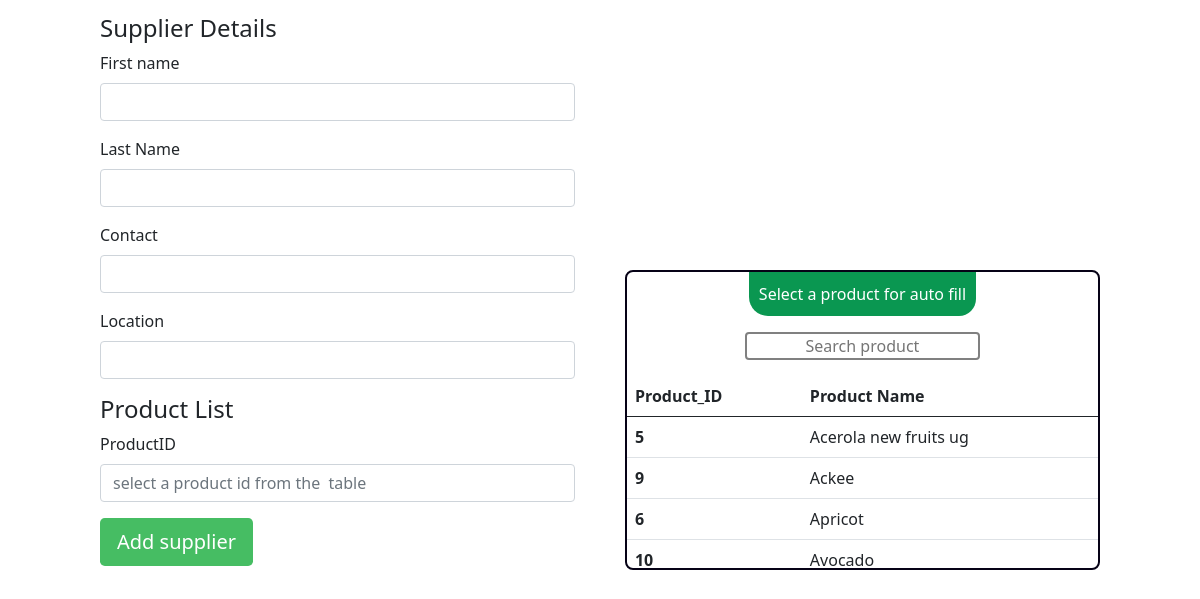
/pannels/Admin/suppliers/add_suppliers/add_suppliers.php, run on the app's committed database.
### tables this page shows
CREATE TABLE `products` (
  `product_id` int(11) NOT NULL,
  `product_name` varchar(300) DEFAULT NULL,
  `category` varchar(300) DEFAULT NULL,
  `buying_price` int(11) NOT NULL,
  `unitcost` int(11) DEFAULT NULL,
  `productImage` varchar(300) DEFAULT NULL,
  `expiry_date` date NOT NULL
);

### pannels/Admin/suppliers/add_suppliers/add_suppliers.php (the view, shortened to what this page needs)
<!DOCTYPE html>
<html lang="en">
<head>
    <link rel="stylesheet" href="add_suppliers.css">
    <link rel="stylesheet" href="bootstrap.css">
    <link href="https://cdn.jsdelivr.net/npm/bootstrap@5.0.2/dist/css/bootstrap.min.css" rel="stylesheet">
</head>
<body>
<div class="mainContainer">
<form action="addSupplierDatabaselogic.php" method="post">
                <h4>Supplier Details</h4>
                <div class="mb-3">
                    <label for="exampleInputEmail1" class="form-label">First name</label>
                    <input type="text" class="form-control" id="exampleInputEmail1" aria-describedby="emailHelp" autocomplete="off" required name="firstName">
                </div>
                <div class="mb-3">
                    <label for="exampleInputEmail1" class="form-label">Last Name</label>
                    <input type="text" class="form-control" id="exampleInputEmail1" aria-describedby="emailHelp" autocomplete="off" required name="lastName">
                </div>
                <div class="mb-3">
                    <label for="exampleInputEmail1" class="form-label">Contact</label>
                    <input type="text" class="form-control" id="exampleInputEmail1" aria-describedby="emailHelp" autocomplete="off" required name="contact">
                </div>
                <div class="mb-3">
                    <label for="exampleInputEmail1" class="form-label">Location</label>
                    <input type="text" class="form-control" id="exampleInputEmail1" aria-describedby="emailHelp" autocomplete="off" required name="location">
                </div>
                <h4>Product List</h4>
                <div class="mb-3">
                    <label for="exampleInputEmail1" class="form-label">ProductID</label>
                    <input type="number" class="form-control" id="productId" aria-describedby="emailHelp" autocomplete="off" required name="product_id" placeholder="select a product id from the  table">
                </div>
                <button type="submit" class="btn btn-lg" id="lightgreen">Add supplier</button>
        </form>
    <div class="productList">
        <p>Select a product for auto fill</p>
        <input type="text" placeholder="Search product" style="border-radius:4px;border:2px solid gray;outline:none;text-align:center;position:sticky;top:0;" id="searchPdt">
    <table class="table table-striped pdtList" >
    <table class="table">
  <thead>
    <tr>
      <th scope="col">Product_ID</th>
      <th scope="col">Product Name</th>
    </tr>
  </thead>
  <tbody id="tbBody">
    <?php
      try {
          include("../../../../assets/database_connect/database.php");
          $sql = "SELECT * FROM products order by product_name asc";
          $results = mysqli_query($conn, $sql);
          if ($results) {
              if (mysqli_num_rows($results) > 0) {
                  while ($row = mysqli_fetch_assoc($results)) {
                      echo "
                      <tr class='tbRow'>
                          <th scope='row' class='tbData'>{$row['product_id']}</th>
                          <td class='tbData'>{$row['product_name']}</td>
                      </tr>";
                  }
              }
          }
      } catch (Exception $e) {
          echo "An error occurred: " . $e->getMessage();
      }
    ?>
  </tbody>
</table>
    </table>
    </div>
</div>
</body>
</html>

### pannels/Admin/suppliers/add_suppliers/add_suppliers.css (style rules this page uses)
* { padding: 0px; margin: 0px; box-sizing: border-box; }
:root { --primaryColor:#ffff; --secondaryColor:#024e31; --lightPrimary:#00a529b9; --tertiaryColor:#060216; --dimWhite:#e7e5e5; }
body { position: relative; background: var(--primaryColor); width: 100%; height: 500px; border-radius: 30px; font-family: 'Segoe UI', Tahoma, Geneva, Verdana, sans-serif; padding-top: 10px; padding-left: 100px; padding-right: 100px; padding-bottom: 100px; }
input { outline: none; }
#lightgreen { background: var(--lightPrimary); color: #fff; }
.mainContainer { display: flex; width: 100%; justify-content: center; align-items: center; }
.productList { margin-left: 5%; height: 300px; width: 50%; border:2px solid var(--tertiaryColor); border-radius: 8px; display: flex; align-items: center; margin-top: 260px; flex-direction: column; overflow-y: scroll; }
p { background: #0a9751; color: #fff; padding: 10px; border-bottom-left-radius: 19px; border-bottom-right-radius: 17px; text-align: center; }
form { width: 50%; }
tr { cursor: pointer; }

### data on the page
products: product_id "5", product_name "Acerola new fruits ug"
products: product_id "9", product_name "Ackee"
products: product_id "6", product_name "Apricot"
products: product_id "10", product_name "Avocado"
